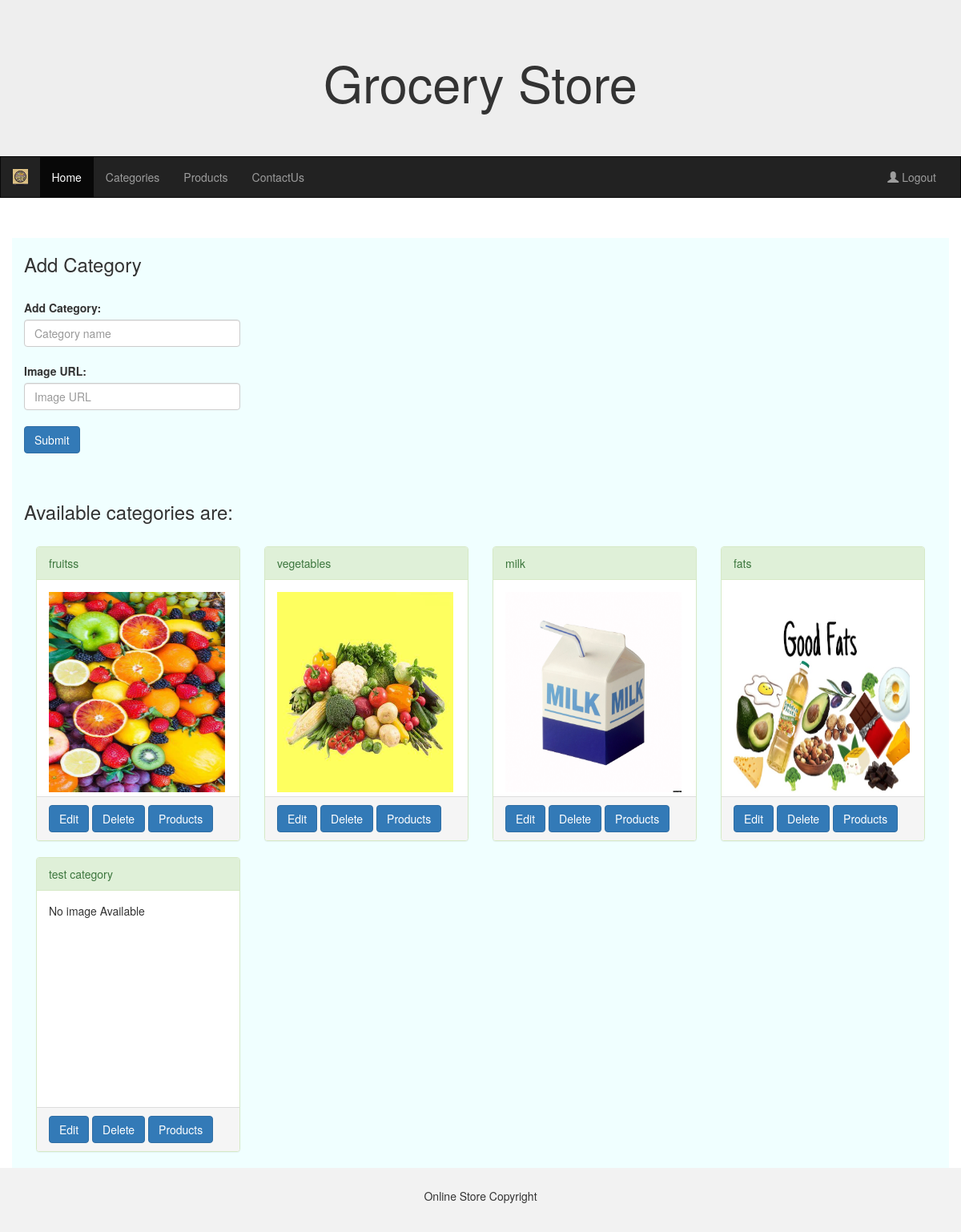
The page /admin_categories (signed in) on the database as committed earlier.
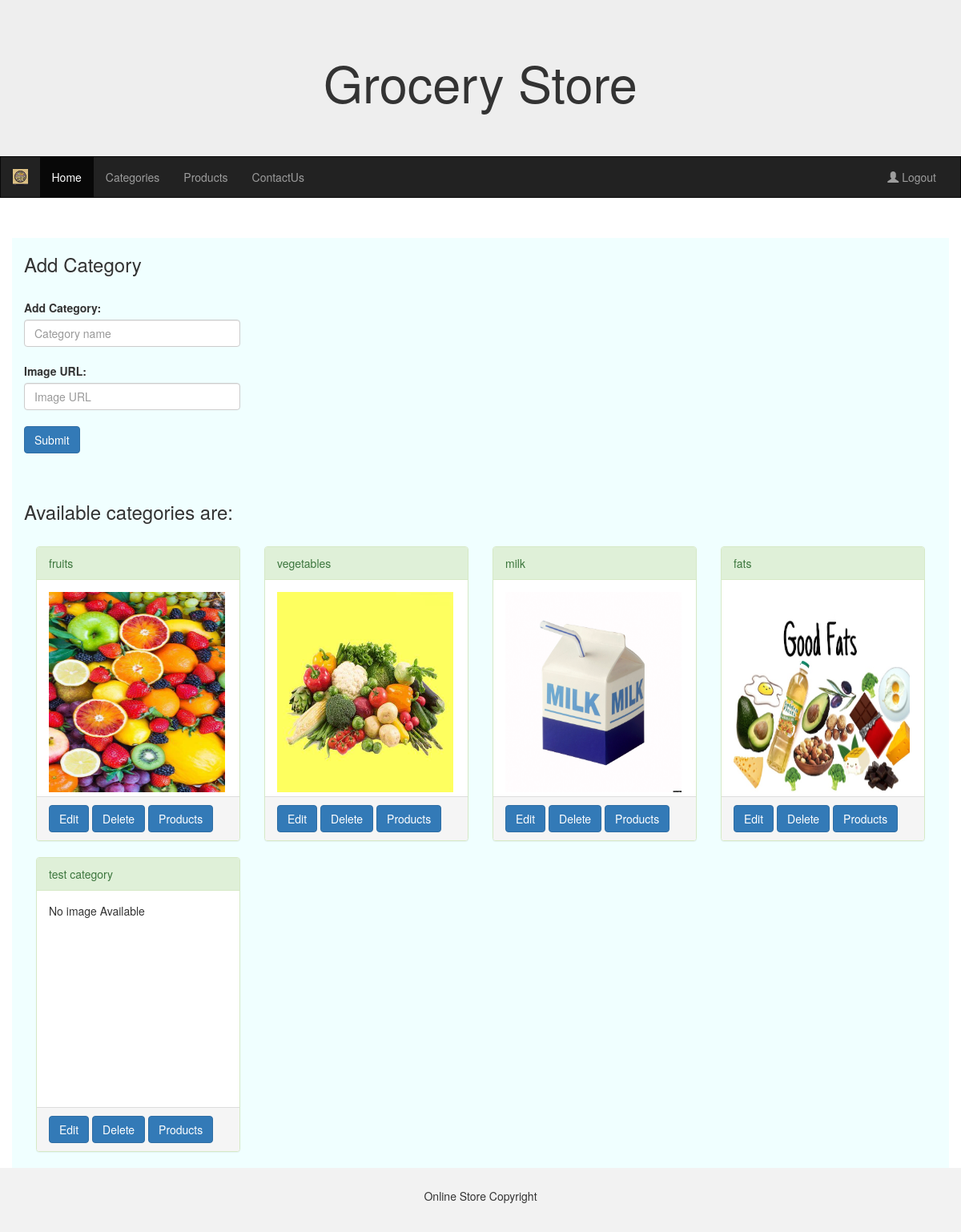
The same page on the database as committed later.
### models.py (models this page shows)
class Categories(db.Model):
    id = db.Column(db.Integer, nullable=False, autoincrement=True, unique=True, primary_key=True)
    name = db.Column(db.String, nullable=False, unique=True)
    img_url = db.Column(db.String, nullable=True)

### routes.py (the view)
@routes.route("/admin_categories")
@login_required
def admin_categories():
    cats=Categories.query.all()
    return render_template("admin_categories.html", cats=cats)

### app.py (called while the page is built)
def create_app():
    app = Flask(__name__)
    app.static_url_path = '/static'
    app.secret_key = "KEY"
    app.config['SQLALCHEMY_DATABASE_URI'] = 'sqlite:///grocery_store.db'
    db.init_app(app)
    migrate.init_app(app, db)
    login_manager.login_view = 'routes.login'  # Set the login view function name
    login_manager.init_app(app)
    @login_manager.user_loader
    def load_user(user_id):
        return Users.query.get(int(user_id))
    app.register_blueprint(routes)
    return app

### templates/admin_categories.html (shortened to what this page needs)
{% extends "admin_base.html" %}
{% block div %}
{% if category is defined %}
<form action="/edit_category/{{category.id}}" method="post">
    <h3>Edit Category</h3>
    <br>
    <label for="edit_category" class="form-label">Edit Category:</label>
	<input style="width: 270px;" type="text" class="form-control" value="{{category.name}}" name="edit_category" id="edit_category" placeholder="Category name" required>
    <br>
    <label for="img_url" class="form-label">Image URL:</label>
	<input style="width: 270px;" type="text" class="form-control" value="{{category.img_url}}" name="img_url" id="img_url" placeholder="Image URL">
    <br>
    <input type="submit" class="btn btn-primary" name="edit_category" value="Edit Category" id="edit_category">
</form>
{% else %}
<form action="/add_category" method="post">
    <h3>Add Category</h3>
    <br>
    <label for="add_category" class="form-label">Add Category:</label>
	<input style="width: 270px;" type="text" class="form-control" name="add_category" id="add_category" placeholder="Category name" required>
    <br>
    <label for="img_url" class="form-label">Image URL:</label>
	<input style="width: 270px;" type="text" class="form-control" name="img_url" id="img_url" placeholder="Image URL">
    <br>
    <input type="submit" class="btn btn-primary" name="add_category" id="add_category">
</form>
{% endif %}
<br>
<br>
<h3>Available categories are:</h3>
<br>
{% for cat in cats%}
<div class="col-md-3">
    <div class="panel panel-success">
        <div class="panel-heading">{{cat.name}}</div>
        <div class="panel-body" style="height: 270px;">
            {% if cat.img_url == "" %}
                <p>No image Available</p>
            {% else %}
                <img src="static/{{cat.img_url}}" style="height: 250px; width: 220px;" class="img-responsive" alt="Image">
            {% endif %}
        </div>
        <div class="panel-footer">
            <a href="/edit_category/{{cat.id}}" class="btn btn-primary" name="edit" value="edit">Edit</a>
            <a href="/delete_category/{{cat.id}}" class="btn btn-primary" name="delete" value="delete">Delete</a>
            <a href="{{ url_for('routes.admin_products', category=cat.name) }}" class="btn btn-primary" name="Products" value="products">Products</a>
        </div>
    </div>
</div>
{% endfor %}
{% endblock %}

### templates/admin_base.html (shortened to what this page needs)
<!DOCTYPE html>
<html lang="en">
<head>
  <link rel="stylesheet" href="https://maxcdn.bootstrapcdn.com/bootstrap/3.4.1/css/bootstrap.min.css">
  <link rel="stylesheet" href="{{url_for('static', filename='css/base.css')}}">
</head>
<body>
<div class="jumbotron">
  <div class="container text-center">
    <h1>Grocery Store</h1>
  </div>
</div>
<nav class="navbar navbar-inverse">
  <div class="container-fluid">
    <div class="navbar-header">
      <img class="nav navbar-brand" src="{{url_for('static', filename='/logo.jpg')}}">
    </div>
    <div class="collapse navbar-collapse" id="myNavbar">
      <ul class="nav navbar-nav">
        <li class="active"><a href="/admin_home">Home</a></li>
        <li><a href="/admin_categories">Categories</a></li>
        <li><a href="/admin_products">Products</a></li>
        <li><a href="/admin_contactus">ContactUs</a></li>
      </ul>
      <ul class="nav navbar-nav navbar-right">
        <li><a href="/logout"><span class="glyphicon glyphicon-user"></span> Logout</a></li>
      </ul>
    </div>
  </div>
</nav>
<div class="container page">
  {% block div %}
  {% endblock %}
</div>
<footer class="container-fluid text-center">
  <p>Online Store Copyright</p>
</footer>
</body>
</html>

### static/css/base.css (style rules this page uses)
.navbar { margin-bottom: 50px; border-radius: 0; }
.jumbotron { margin-bottom: 0; }
.page { background-color: azure; }
footer { background-color: #f2f2f2; padding: 25px; }

Rows that differ between the two databases and show on the page:
changed Categories: name "fruitss" → "fruits"
